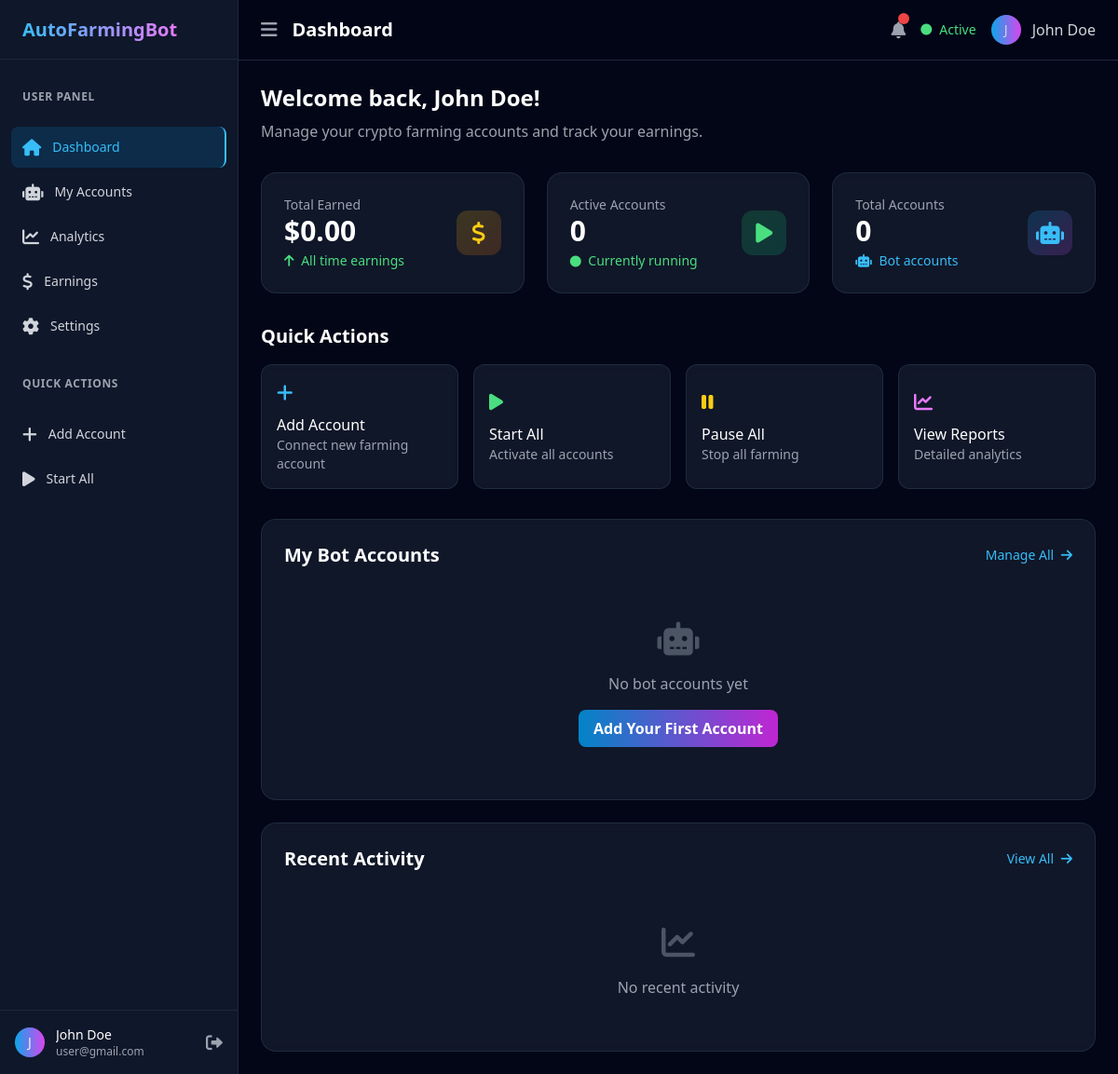
/dashboard (signed in), run on the app's committed database.
### models.py (models this page shows, shortened)
class User(UserMixin, db.Model):
    __tablename__ = 'users'
    id = db.Column(db.Integer, primary_key=True)
    username = db.Column(db.String(64), unique=True, nullable=False)
    email = db.Column(db.String(120), unique=True, nullable=False)
    first_name = db.Column(db.String(64), nullable=True)
    last_name = db.Column(db.String(64), nullable=True)
    password_hash = db.Column(db.String(256), nullable=False)
    role = db.Column(db.String(20), default='user')  # 'user' or 'admin'
    active = db.Column(db.Boolean, default=True)
    created_at = db.Column(db.DateTime, default=datetime.utcnow)
    last_login = db.Column(db.DateTime)
    bot_accounts = db.relationship('BotAccount', backref='user', lazy=True, cascade='all, delete-orphan')
    @property
    def full_name(self):
        if self.first_name and self.last_name:
            return f"{self.first_name} {self.last_name}"
        return self.username

### routes.py (the view)
@app.route('/dashboard')
@login_required
def user_dashboard():
    user_accounts = BotAccount.query.filter_by(user_id=current_user.id).all()
    total_earned = sum(account.total_earned for account in user_accounts)
    active_count = len([acc for acc in user_accounts if acc.status == 'active'])
    account_ids = [acc.id for acc in user_accounts]
    recent_sessions = FarmingSession.query.filter(
        FarmingSession.bot_account_id.in_(account_ids)
    ).order_by(FarmingSession.session_start.desc()).limit(5).all()
    return render_template('user/dashboard.html',
                         accounts=user_accounts,
                         total_earned=total_earned,
                         active_count=active_count,
                         recent_sessions=recent_sessions)

### app.py (called while the page is built)
@login_manager.user_loader
def load_user(user_id):
    from models import User
    return User.query.get(int(user_id))

### templates/user/dashboard.html (shortened to what this page needs)
{% extends "user/base.html" %}
{% block page_title %}Dashboard{% endblock %}
{% block content %}
<div class="mb-8">
    <h1 class="text-2xl font-bold text-white mb-2">Welcome back, {{ current_user.full_name }}!</h1>
    <p class="text-gray-400">Manage your crypto farming accounts and track your earnings.</p>
</div>
<div class="grid grid-cols-1 md:grid-cols-3 gap-6 mb-8">
    <div class="bg-dark-800/50 backdrop-blur-sm rounded-2xl border border-dark-700/50 p-6">
        <div class="flex items-center justify-between">
            <div>
                <p class="text-sm font-medium text-gray-400">Total Earned</p>
                <p class="text-3xl font-bold text-white">${{ "%.2f"|format(total_earned) }}</p>
                <p class="text-sm text-green-400 mt-1">
                    <i class="fas fa-arrow-up mr-1"></i>
                    All time earnings
                </p>
            </div>
            <div class="flex items-center justify-center w-12 h-12 bg-gradient-to-br from-yellow-500/20 to-orange-500/20 rounded-xl">
                <i class="fas fa-dollar-sign text-2xl text-yellow-400"></i>
            </div>
        </div>
    </div>
    <div class="bg-dark-800/50 backdrop-blur-sm rounded-2xl border border-dark-700/50 p-6">
        <div class="flex items-center justify-between">
            <div>
                <p class="text-sm font-medium text-gray-400">Active Accounts</p>
                <p class="text-3xl font-bold text-white">{{ active_count }}</p>
                <p class="text-sm text-green-400 mt-1">
                    <i class="fas fa-circle text-xs mr-1"></i>
                    Currently running
                </p>
            </div>
            <div class="flex items-center justify-center w-12 h-12 bg-gradient-to-br from-green-500/20 to-emerald-500/20 rounded-xl">
                <i class="fas fa-play text-2xl text-green-400"></i>
            </div>
        </div>
    </div>
    <div class="bg-dark-800/50 backdrop-blur-sm rounded-2xl border border-dark-700/50 p-6">
        <div class="flex items-center justify-between">
            <div>
                <p class="text-sm font-medium text-gray-400">Total Accounts</p>
                <p class="text-3xl font-bold text-white">{{ accounts|length }}</p>
                <p class="text-sm text-primary-400 mt-1">
                    <i class="fas fa-robot mr-1"></i>
                    Bot accounts
                </p>
            </div>
            <div class="flex items-center justify-center w-12 h-12 bg-gradient-to-br from-primary-500/20 to-accent-500/20 rounded-xl">
                <i class="fas fa-robot text-2xl text-primary-400"></i>
            </div>
        </div>
    </div>
</div>
<div class="mb-8">
    <div class="flex items-center justify-between mb-4">
        <h2 class="text-xl font-bold text-white">Quick Actions</h2>
    </div>
    <div class="grid grid-cols-1 md:grid-cols-4 gap-4">
        <button class="p-4 bg-dark-800/50 backdrop-blur-sm rounded-xl border border-dark-700/50 hover:border-primary-500/50 transition-all duration-200 text-left">
            <i class="fas fa-plus text-primary-400 text-xl mb-2"></i>
            <h3 class="text-white font-medium">Add Account</h3>
            <p class="text-gray-400 text-sm">Connect new farming account</p>
        </button>
        <button class="p-4 bg-dark-800/50 backdrop-blur-sm rounded-xl border border-dark-700/50 hover:border-primary-500/50 transition-all duration-200 text-left">
            <i class="fas fa-play text-green-400 text-xl mb-2"></i>
            <h3 class="text-white font-medium">Start All</h3>
            <p class="text-gray-400 text-sm">Activate all accounts</p>
        </button>
        <button class="p-4 bg-dark-800/50 backdrop-blur-sm rounded-xl border border-dark-700/50 hover:border-primary-500/50 transition-all duration-200 text-left">
            <i class="fas fa-pause text-yellow-400 text-xl mb-2"></i>
            <h3 class="text-white font-medium">Pause All</h3>
            <p class="text-gray-400 text-sm">Stop all farming</p>
        </button>
        <button class="p-4 bg-dark-800/50 backdrop-blur-sm rounded-xl border border-dark-700/50 hover:border-primary-500/50 transition-all duration-200 text-left">
            <i class="fas fa-chart-line text-accent-400 text-xl mb-2"></i>
            <h3 class="text-white font-medium">View Reports</h3>
            <p class="text-gray-400 text-sm">Detailed analytics</p>
        </button>
    </div>
</div>
<div class="grid grid-cols-1 xl:grid-cols-2 gap-6">
    <div class="bg-dark-800/50 backdrop-blur-sm rounded-2xl border border-dark-700/50 p-6">
        <div class="flex items-center justify-between mb-6">
            <h2 class="text-xl font-bold text-white">My Bot Accounts</h2>
            <button class="text-primary-400 hover:text-primary-300 text-sm font-medium transition-colors">
                Manage All <i class="fas fa-arrow-right ml-1"></i>
            </button>
        </div>
        <div class="space-y-4">
            {% if not accounts %}
            <div class="text-center py-8">
                <i class="fas fa-robot text-4xl text-gray-600 mb-4"></i>
                <p class="text-gray-400 mb-4">No bot accounts yet</p>
                <button class="px-4 py-2 bg-gradient-to-r from-primary-600 to-accent-600 text-white font-semibold rounded-lg hover:from-primary-700 hover:to-accent-700 transition-all duration-200">
                    Add Your First Account
                </button>
            </div>
            {% endif %}
        </div>
    </div>
    <div class="bg-dark-800/50 backdrop-blur-sm rounded-2xl border border-dark-700/50 p-6">
        <div class="flex items-center justify-between mb-6">
            <h2 class="text-xl font-bold text-white">Recent Activity</h2>
            <button class="text-primary-400 hover:text-primary-300 text-sm font-medium transition-colors">
                View All <i class="fas fa-arrow-right ml-1"></i>
            </button>
        </div>
        <div class="space-y-4">
            {% if not recent_sessions %}
            <div class="text-center py-8">
                <i class="fas fa-chart-line text-4xl text-gray-600 mb-4"></i>
                <p class="text-gray-400">No recent activity</p>
            </div>
            {% endif %}
        </div>
    </div>
</div>
{% endblock %}

### templates/user/base.html (shortened to what this page needs)
<!DOCTYPE html>
<html lang="en">
<head>
    <link href="https://cdnjs.cloudflare.com/ajax/libs/font-awesome/6.0.0/css/all.min.css" rel="stylesheet">
    <script src="https://cdn.tailwindcss.com"></script>
</head>
<body class="font-sans bg-dark-950 text-gray-100 antialiased">
    <div id="sidebar" class="fixed inset-y-0 left-0 z-50 w-64 bg-dark-900 border-r border-dark-800 transform transition-transform duration-300 ease-in-out">
            <div class="flex items-center justify-between h-16 px-6 border-b border-dark-800">
                <span class="text-xl font-bold bg-gradient-to-r from-primary-400 to-accent-400 bg-clip-text text-transparent">
                </span>
            </div>
            <nav class="mt-8">
                <div class="px-6 mb-6">
                    <h3 class="text-xs font-semibold text-gray-400 uppercase tracking-wider">User Panel</h3>
                </div>
                <div class="space-y-1 px-3">
                    <a href="{{ url_for('user_dashboard') }}" class="group flex items-center px-3 py-2 text-sm font-medium rounded-lg {% if request.endpoint == 'user_dashboard' %}bg-primary-600/20 text-primary-400 border-r-2 border-primary-400{% else %}text-gray-300 hover:bg-dark-800 hover:text-primary-400{% endif %} transition-all duration-200">
                        <i class="fas fa-home mr-3 text-lg"></i>
                        Dashboard
                    </a>
                    <a href="#" class="group flex items-center px-3 py-2 text-sm font-medium rounded-lg text-gray-300 hover:bg-dark-800 hover:text-primary-400 transition-all duration-200">
                        <i class="fas fa-robot mr-3 text-lg"></i>
                        My Accounts
                    </a>
                    <a href="#" class="group flex items-center px-3 py-2 text-sm font-medium rounded-lg text-gray-300 hover:bg-dark-800 hover:text-primary-400 transition-all duration-200">
                        <i class="fas fa-chart-line mr-3 text-lg"></i>
                        Analytics
                    </a>
                    <a href="#" class="group flex items-center px-3 py-2 text-sm font-medium rounded-lg text-gray-300 hover:bg-dark-800 hover:text-primary-400 transition-all duration-200">
                        <i class="fas fa-dollar-sign mr-3 text-lg"></i>
                        Earnings
                    </a>
                    <a href="#" class="group flex items-center px-3 py-2 text-sm font-medium rounded-lg text-gray-300 hover:bg-dark-800 hover:text-primary-400 transition-all duration-200">
                        <i class="fas fa-cog mr-3 text-lg"></i>
                        Settings
                    </a>
                </div>
                <div class="px-6 mt-8 mb-6">
                    <h3 class="text-xs font-semibold text-gray-400 uppercase tracking-wider">Quick Actions</h3>
                </div>
                <div class="space-y-1 px-3">
                    <a href="#" class="group flex items-center px-3 py-2 text-sm font-medium rounded-lg text-gray-300 hover:bg-dark-800 hover:text-primary-400 transition-all duration-200">
                        <i class="fas fa-plus mr-3 text-lg"></i>
                        Add Account
                    </a>
                    <a href="#" class="group flex items-center px-3 py-2 text-sm font-medium rounded-lg text-gray-300 hover:bg-dark-800 hover:text-primary-400 transition-all duration-200">
                        <i class="fas fa-play mr-3 text-lg"></i>
                        Start All
                    </a>
                </div>
            </nav>
            <div class="absolute bottom-0 left-0 right-0 p-4 border-t border-dark-800">
                <div class="flex items-center">
                    <div class="flex-shrink-0">
                        <div class="w-8 h-8 bg-gradient-to-r from-primary-500 to-accent-500 rounded-full flex items-center justify-center">
                            <span class="text-sm font-medium">{{ current_user.first_name[0] if current_user.first_name else current_user.username[0] }}</span>
                        </div>
                    </div>
                    <div class="ml-3 flex-1 min-w-0">
                        <p class="text-sm font-medium text-white truncate">
                            {{ current_user.full_name }}
                        </p>
                        <p class="text-xs text-gray-400 truncate">
                            {{ current_user.email }}
                        </p>
                    </div>
                    <a href="{{ url_for('logout') }}" class="ml-2 text-gray-400 hover:text-white transition-colors">
                        <i class="fas fa-sign-out-alt text-lg"></i>
                    </a>
                </div>
            </div>
    </div>
    <div class="lg:pl-64">
        <div class="sticky top-0 z-40 bg-dark-950/95 backdrop-blur-md border-b border-dark-800">
            <div class="flex items-center justify-between h-16 px-6">
                <div class="flex items-center">
                    <button id="openSidebar" class="text-gray-400 hover:text-white mr-4">
                        <i class="fas fa-bars text-xl"></i>
                    </button>
                    <h1 class="text-xl font-semibold text-white">
                        {% block page_title %}Dashboard{% endblock %}
                    </h1>
                </div>
                <div class="flex items-center space-x-4">
                    <button class="text-gray-400 hover:text-white transition-colors relative">
                        <i class="fas fa-bell text-lg"></i>
                        <span class="absolute -top-1 -right-1 w-3 h-3 bg-red-500 rounded-full text-xs flex items-center justify-center"></span>
                    </button>
                    <div class="hidden md:flex items-center space-x-4 text-sm">
                        <div class="flex items-center text-green-400">
                            <i class="fas fa-circle text-xs mr-2"></i>
                            <span>Active</span>
                        </div>
                    </div>
                    <div class="relative">
                        <button class="flex items-center text-gray-300 hover:text-white transition-colors">
                            <div class="w-8 h-8 bg-gradient-to-r from-primary-500 to-accent-500 rounded-full flex items-center justify-center mr-3">
                                <span class="text-sm font-medium">{{ current_user.first_name[0] if current_user.first_name else current_user.username[0] }}</span>
                            </div>
                            <span class="hidden md:block">{{ current_user.full_name }}</span>
                        </button>
                    </div>
                </div>
            </div>
        </div>
        <main class="p-6">
            {% block content %}{% endblock %}
        </main>
    </div>
</body>
</html>

### data on the page
User: first_name "J", full_name "John Doe", email "user@gmail.com"

### other printed values
{{ "%.2f"|format(total_earned) }} "0.00"
{{ active_count }} "0"
{{ accounts|length }} "0"
